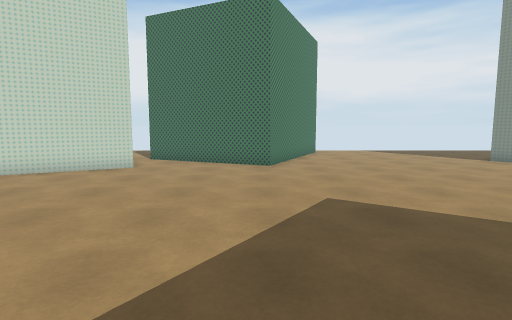
[1] (above)

23 first-person views from a walk through a scene from a Unity 3-D project. The camera is 1.5 m above the floor, tilts 6° down and sees 80° across. The floor is counted in squares, 1 m on a side. Each view is taken from the middle of a square. On the plan, view 1 faces up. The plan holds only what a view shows up to about 15 squares ahead; the rest is blank. The place goes on beyond the plan. The player character is not drawn.

[2]
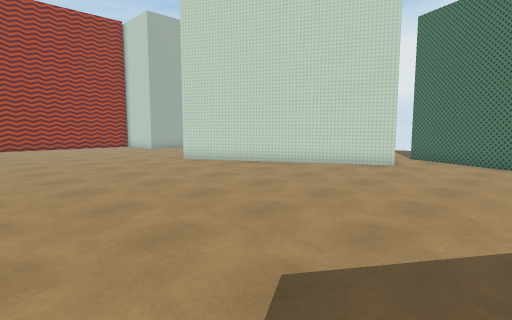

[3]
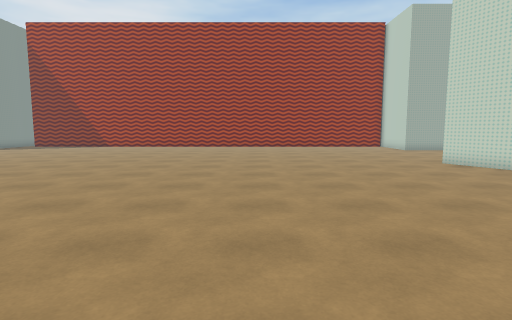

[4]
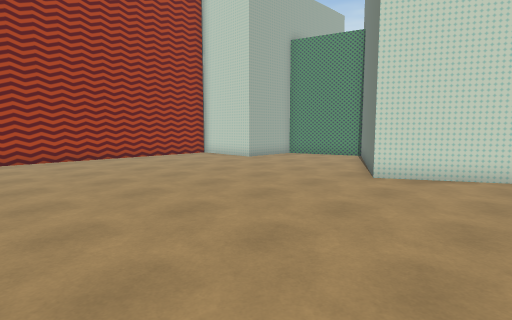

[5]
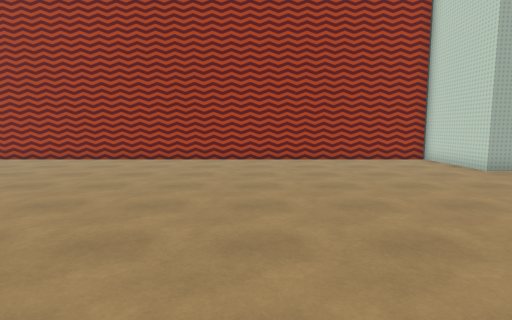

[6]
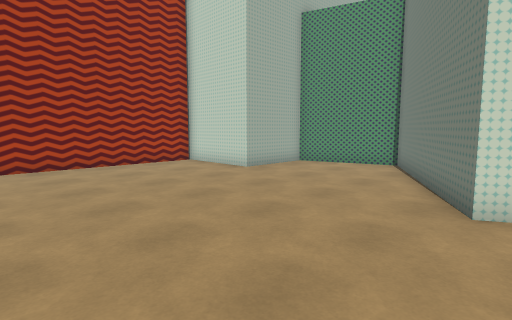

[7]
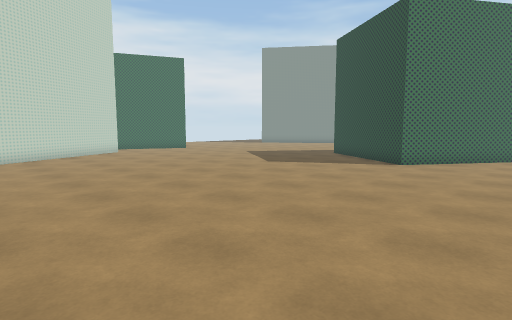

[8]
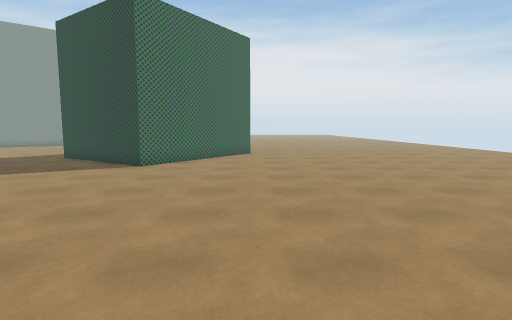

[9]
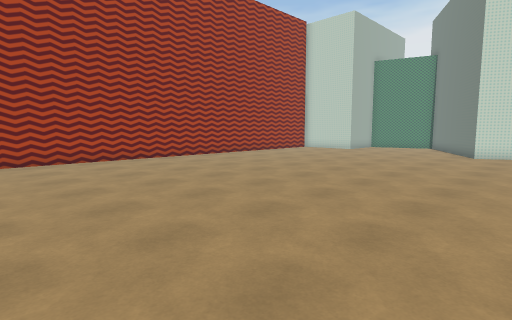

[10]
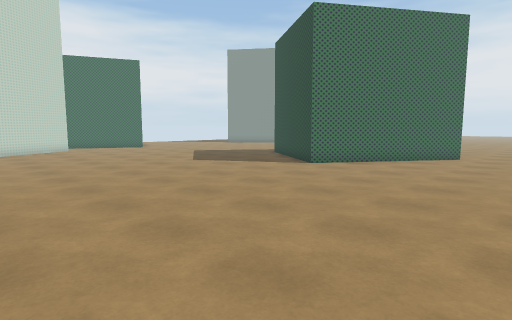

[11]
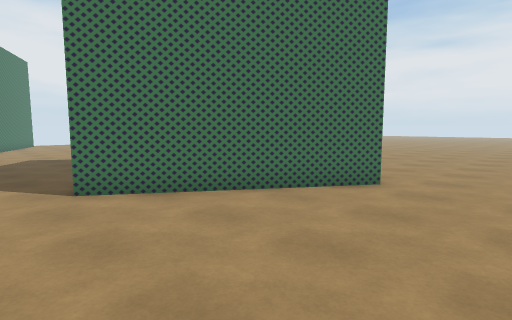

[12]
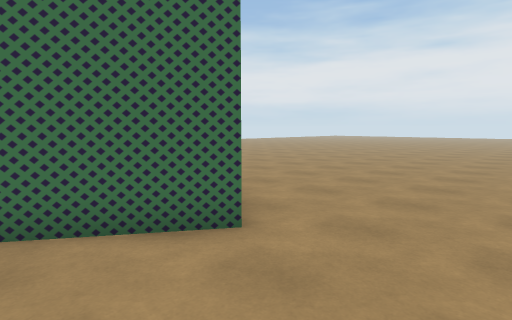

[13]
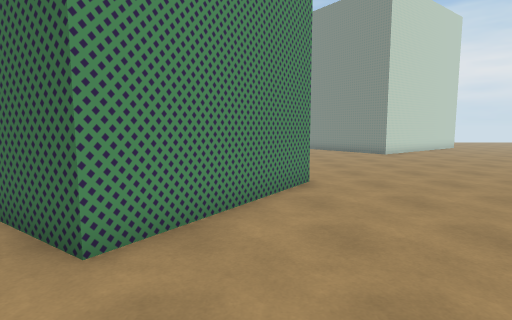

[14]
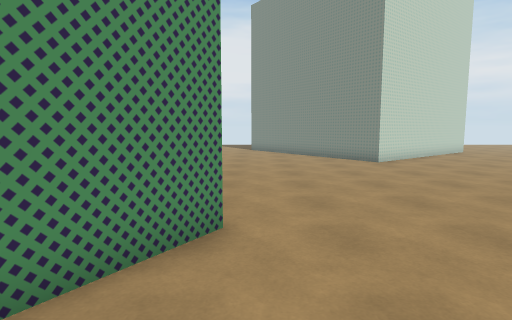

[15]
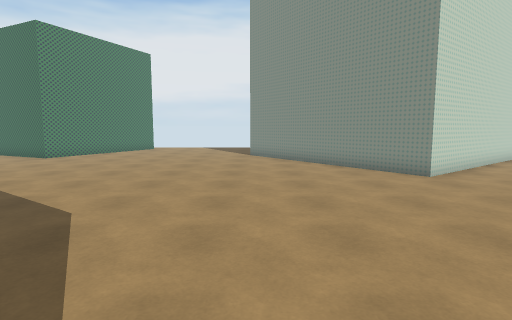

[16]
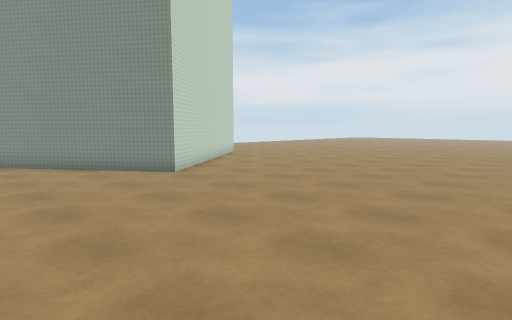

[17]
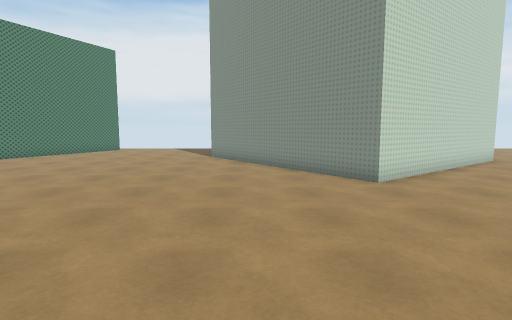

[18]
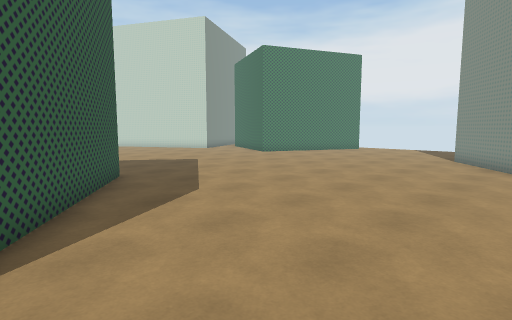

[19]
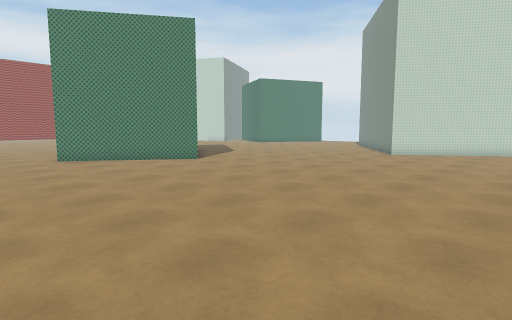

[20]
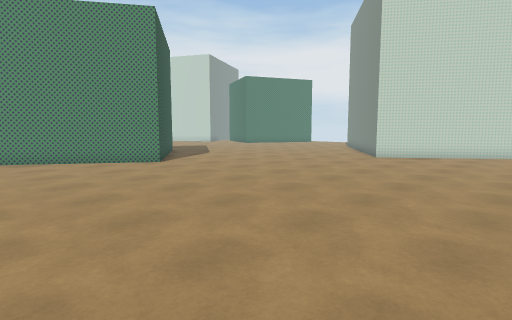

[21]
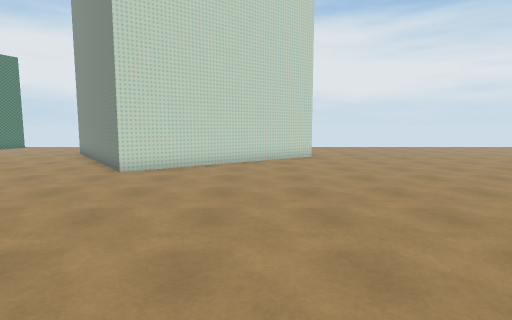

[22]
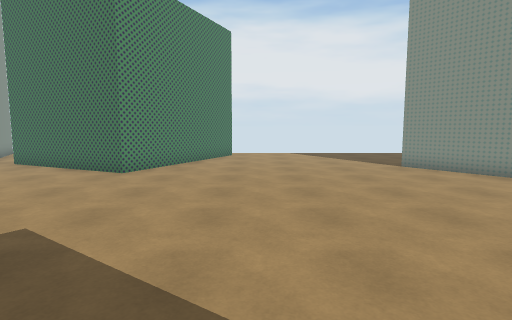

[23]
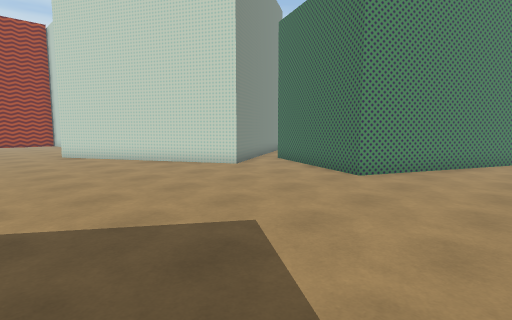

### Floor plan
Points are (right, up) in squares from view 1. A wall is a line through its corners. A room is listed if a view was taken in it or the views show most of it. See-through windows are left out.
Room 1 (views 1, 2, 3, 4, 5, 6, 7, 8, 9, 10, 11, 12, 13, 14, 15, 16, 17, 18, 19, 20, 21, 22, 23)
walls: (4.3, 1.7) (10.5, -2.5) (7, -7.7) (0.8, -3.5) (4.1, 1.3); (-5.7, 13.5) (-4.6, 11.5) (-12.9, 7) (-16.6, 13.6) (-20.6, 12.4) (-20.6, 9.1) (-24.5, 9.1) (-24.5, -11.2); (1.7, 14.5) (0.6, 12) (-4.9, 14.5); (23.5, 11.7) (16.4, 6.3) (10.7, 13.9)

Positions as (right, up) in squares from view 1, and headings:
1: (0, 0), facing up
2: (0, -1), facing up-left
3: (0, -1), facing left
4: (-9, -2), facing up-left
5: (-10, 1), facing left
6: (-12, 1), facing up-left
7: (-12, -8), facing up-right
8: (-11, -8), facing right
9: (-10, -11), facing up-left
10: (-10, -11), facing up-right
11: (-1, -11), facing up-right
12: (4, -11), facing up-right
13: (9, -11), facing up
14: (11, -7), facing up
15: (11, -3), facing up
16: (11, -3), facing up-right
17: (13, -2), facing up
18: (14, -2), facing up-left
19: (23, -11), facing up-left
20: (23, -9), facing up-left
21: (21, -4), facing up
22: (5, 2), facing up
23: (5, 3), facing up-left
